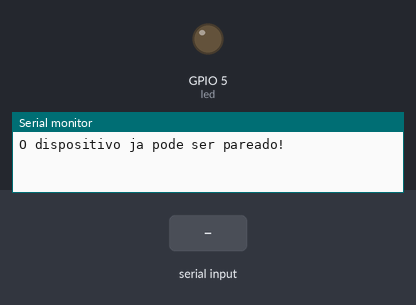
Bench run of a sketch on a simulated ESP32. Shown: output pins drawn as LEDs (lit = HIGH), the last lines printed to the serial monitor. The test bench sets the inputs (shaded band). Nothing arrives over Bluetooth unless stated.

Above: at 1.2 s.
1.3 s: "l\n" received over the second serial link
At 1.7 s:
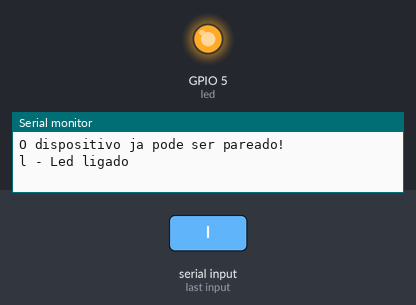
2.8 s: "d\n" received over the second serial link
At 4.0 s:
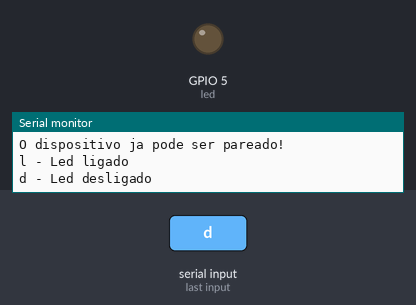
Timing chart, 0 to 5.8 s (numbered marks = the images above; inputs shaded):
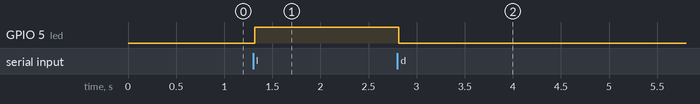

Measured:
- after the input at 1.3 s, GPIO 5 (led): LOW → HIGH at once
- after the input at 2.8 s, GPIO 5 (led): HIGH → LOW at once

The sketch:

aula14.ino
```cpp
#include "BluetoothSerial.h"

// Verifica se o Bluetooth está habilitado no core
#if !defined(CONFIG_BT_ENABLED) || !defined(CONFIG_BLUEDROID_ENABLED)
#error Bluetooth is not enabled!
#endif

BluetoothSerial SerialBT;
String device_name = "ESP32-BT-Slave";

#define led 5

char acionaLed = 0;

void setup() {
  Serial.begin(115200);
  SerialBT.begin(device_name);

  Serial.println("O dispositivo ja pode ser pareado!");

  pinMode(led, OUTPUT);
}

void loop() {
  // Se houver dados chegando via Bluetooth
  if (SerialBT.available()) {
    acionaLed = SerialBT.read();

    // FILTRO: Só imprime caracteres "imprimíveis" (letras, números, símbolos)
    // O valor 32 é o 'Espaço' e 126 é o '~' na tabela ASCII
    if (acionaLed >= 32 && acionaLed <= 126) {
      Serial.write(acionaLed);
    }
    // Se for um "Enter" (Quebra de linha), pula a linha no monitor
    else if (acionaLed == '\n' || acionaLed == '\r') {
      Serial.println();
    }
  }
  delay(10);  // Pequeno delay para estabilidade
  if (acionaLed == 'l') {
    digitalWrite(led, HIGH);
    Serial.println(" - Led ligado");
  }

  if (acionaLed == 'd') {
    digitalWrite(led, LOW);
    Serial.println(" - Led desligado");
  }
}
```
